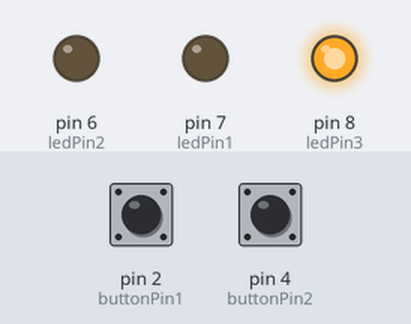
Bench run of a program on a simulated Arduino Uno, built with avr-gcc and run on an emulated ATmega328P. Parts: output pins drawn as LEDs (lit = HIGH). The inputs (shaded band) are chosen by the test bench; at power-on: pin 2 (buttonPin1) HIGH, pin 4 (buttonPin2) HIGH.

Above: at 1.2 s.
1.3 s: pin 2 (buttonPin1) pulled LOW for 0.15 s
At 2.2 s:
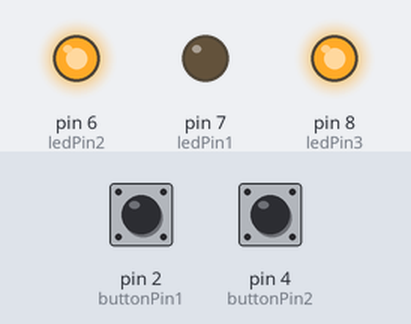
2.9 s: pin 4 (buttonPin2) pulled LOW for 0.15 s
At 3.5 s:
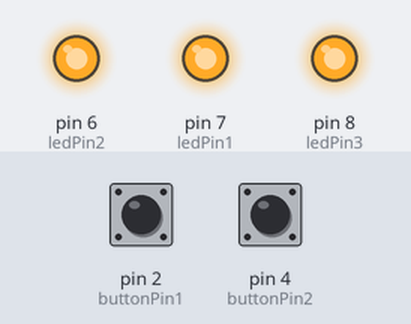
4.5 s: pin 2 (buttonPin1) driven LOW and pin 4 (buttonPin2) driven LOW
At 5.7 s:
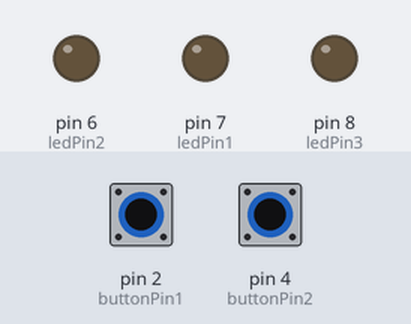
6.0 s: pin 2 (buttonPin1) driven HIGH
At 7.0 s:
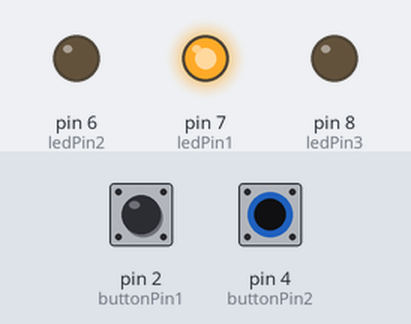
7.5 s: pin 4 (buttonPin2) driven HIGH
At 8.2 s:
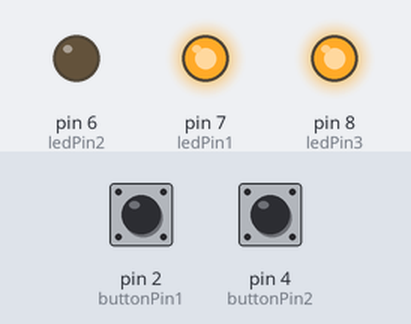
9.0 s: pin 2 (buttonPin1) driven LOW
At 9.3 s:
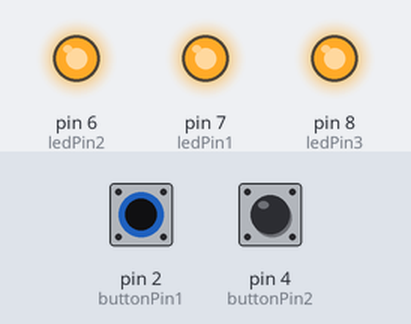
Timing chart, 0 to 11.5 s (numbered marks = the images above; inputs shaded):
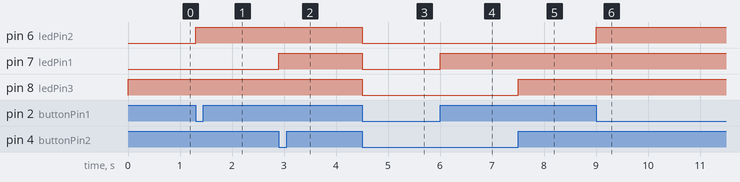

The program:

main.cpp
```cpp
#include <Arduino.h>

const int buttonPin1 = 2;
const int buttonPin2 = 4;
const int ledPin1 = 7;
const int ledPin2 = 6;
const int ledPin3 = 8;
int buttonState1 = 0;
int buttonState2 = 0;

void setup() {
pinMode(ledPin1, OUTPUT);
pinMode(ledPin2, OUTPUT);
pinMode(ledPin3, OUTPUT);
pinMode(buttonPin1, INPUT_PULLUP);
pinMode(buttonPin2, INPUT_PULLUP);
}

void loop() {
   buttonState1 = digitalRead(buttonPin1);
   buttonState2 = digitalRead(buttonPin2);

  // if (buttonState == HIGH) {
  //   // turn LED on:
  //   digitalWrite(ledPin, HIGH);
  // } else {
  //   // turn LED off:
  //   digitalWrite(ledPin, LOW);
  // }
   if (buttonState1 == HIGH && buttonState2 == HIGH) {
    digitalWrite(ledPin3, HIGH);
  } else if (buttonState1 == HIGH) {
     digitalWrite(ledPin1, HIGH);
  } else if (buttonState2 == HIGH) {
    digitalWrite(ledPin2, HIGH);

  } else if (buttonState1 == LOW && buttonState2 == LOW) {
    digitalWrite(ledPin1, LOW);
    digitalWrite(ledPin2, LOW);
    digitalWrite(ledPin3, LOW);
  }
}
```

Measured:
- after the input at 1.3 s, pin 6 (ledPin2): LOW → HIGH at once
- after the input at 2.9 s, pin 7 (ledPin1): LOW → HIGH at once
- after the input at 4.5 s, pin 6 (ledPin2), pin 7 (ledPin1), pin 8 (ledPin3): HIGH → LOW at once
- after the input at 6.0 s, pin 7 (ledPin1): LOW → HIGH at once
- after the input at 7.5 s, pin 8 (ledPin3): LOW → HIGH at once
- after the input at 9.0 s, pin 6 (ledPin2): LOW → HIGH at once
